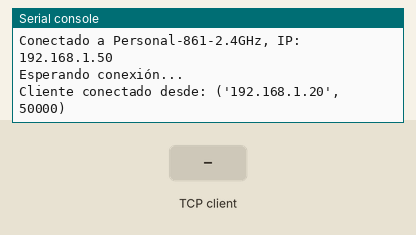
This program was run on a simulated Raspberry Pi Pico running MicroPython. Parts: the last lines printed to the serial console. The test bench sets the inputs (shaded band). WiFi joins after 1.5 s; one TCP client connects 1 s after the port opens and stays connected.

Above: at 3.2 s.
3.3 s: the TCP client sends "1"
At 4.0 s:
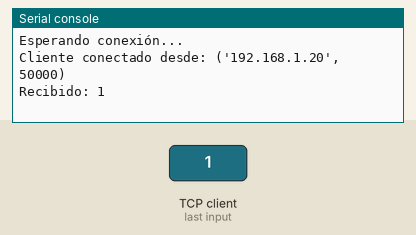
4.8 s: the TCP client sends "on"
At 5.2 s:
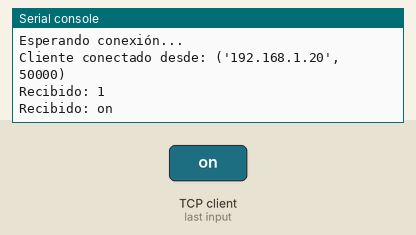
6.3 s: the TCP client sends "off"
At 7.5 s:
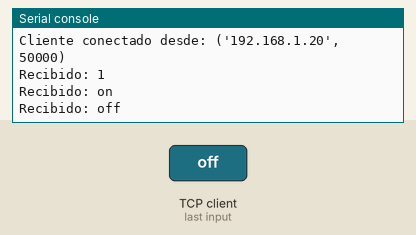

Measured:
- after the input at 3.3 s, the serial console: prints a new line at once (image 1)
- after the input at 4.8 s, the serial console: prints a new line at once (image 2)
- after the input at 6.3 s, the serial console: prints a new line at once (image 3)

The program:

connect.py
```python
import network
import socket
import time

SSID = "Personal-861-2.4GHz"  # Cambia por el nombre de tu Wi-Fi
PASSWORD = "5YNECKk8hq"     # Cambia por la contraseña de tu Wi-Fi

# Conectar a Wi-Fi
wlan = network.WLAN(network.STA_IF)
wlan.active(True)
wlan.connect(SSID, PASSWORD)

# Esperar conexión
while not wlan.isconnected():
    time.sleep(1)

print(f"Conectado a {SSID}, IP: {wlan.ifconfig()[0]}")

# Crear servidor TCP
# IP de la Pico: 192.168.1.29
server = socket.socket(socket.AF_INET, socket.SOCK_STREAM)
server.bind((wlan.ifconfig()[0], 12345))  # Puerto 12345
server.listen(1)

print("Esperando conexión...")

conn, addr = server.accept()
print(f"Cliente conectado desde: {addr}")

while True:
    data = conn.recv(1024)
    if not data:
        break
    print(f"Recibido: {data.decode()}")
    conn.sendall(b"Mensaje recibido!")  # Respuesta al cliente

conn.close()
server.close()
```
